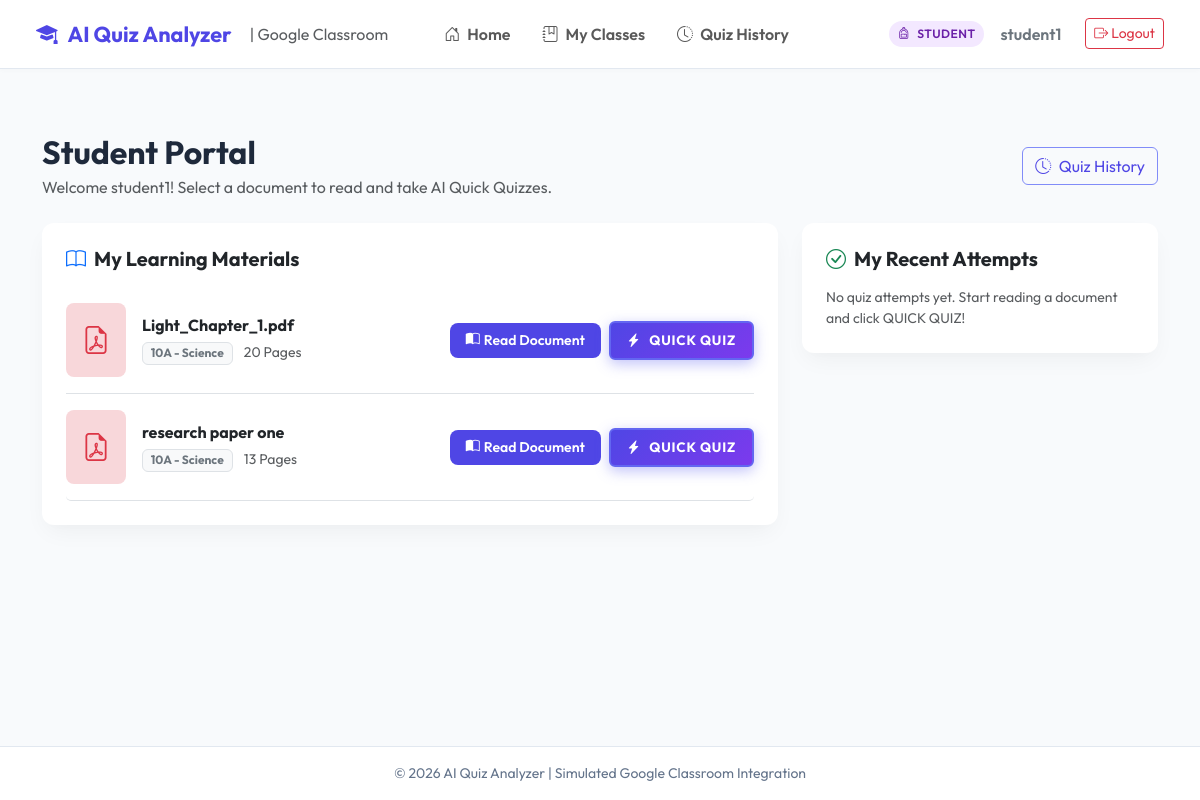
The page /student/dashboard/ (signed in) on the database its author committed.
### quiz_app/models.py (models this page shows, shortened)
class User(AbstractUser):
    ROLE_CHOICES = (
        ('TEACHER', 'Teacher'),
        ('STUDENT', 'Student'),
    )
    role = models.CharField(max_length=10, choices=ROLE_CHOICES, default='STUDENT')
    @property
    def is_teacher(self):
        return self.role == 'TEACHER'
    @property
    def is_student(self):
        return self.role == 'STUDENT'

class Document(models.Model):
    FILE_TYPE_CHOICES = (
        ('PDF', 'PDF Document'),
        ('PPT', 'PPT Presentation'),
        ('PPTX', 'PPTX Presentation'),
    )
    STATUS_CHOICES = (
        ('PENDING', 'Pending Processing'),
        ('PROCESSING', 'Processing'),
        ('COMPLETED', 'AI Analysis Completed'),
        ('FAILED', 'Processing Failed'),
    )
    classroom = models.ForeignKey(ClassRoom, on_delete=models.CASCADE, related_name='documents')
    title = models.CharField(max_length=255)
    file = models.FileField(upload_to='documents/', null=True, blank=True)
    file_type = models.CharField(max_length=10, choices=FILE_TYPE_CHOICES, default='PDF')
    total_pages = models.IntegerField(default=0)
    upload_date = models.DateTimeField(auto_now_add=True)
    processing_status = models.CharField(max_length=20, choices=STATUS_CHOICES, default='PENDING')

class ClassRoom(models.Model):
    name = models.CharField(max_length=100)
    code = models.CharField(max_length=20, unique=True)
    subject = models.CharField(max_length=100)
    teacher = models.ForeignKey(User, on_delete=models.CASCADE, related_name='classes_created')
    created_at = models.DateTimeField(auto_now_add=True)

### quiz_app/views.py (the view)
# urls.py: path('student/dashboard/', views.student_dashboard, name='student_dashboard'),
@login_required
def student_dashboard(request):
    if not request.user.is_student:
        return redirect('teacher_dashboard')
    enrollments = Enrollment.objects.filter(student=request.user).select_related('classroom')
    my_class_ids = enrollments.values_list('classroom_id', flat=True)
    documents = Document.objects.filter(classroom_id__in=my_class_ids).order_by('-upload_date')
    progress_map = {}
    for p in ReadingProgress.objects.filter(student=request.user):
        progress_map[p.document_id] = p
    recent_attempts = QuizAttempt.objects.filter(student=request.user).select_related('document')[:5]
    context = {
        'enrollments': enrollments,
        'documents': documents,
        'progress_map': progress_map,
        'recent_attempts': recent_attempts,
    }
    return render(request, 'student/dashboard.html', context)

### templates/student/dashboard.html (shortened to what this page needs)
{% extends 'base.html' %}
{% block content %}
<div class="container py-3">
    <div class="d-flex justify-content-between align-items-center mb-4">
        <div>
            <h2 class="fw-bold mb-1">Student Portal</h2>
            <p class="text-muted mb-0">Welcome {{ user.username }}! Select a document to read and take AI Quick Quizzes.</p>
        </div>
        <a href="{% url 'quiz_history' %}" class="btn btn-outline-purple border-indigo" style="color: #4f46e5; border-color: #818cf8;">
            <i class="bi bi-clock-history me-1"></i> Quiz History
        </a>
    </div>
    <div class="row g-4 mb-4">
        <div class="col-lg-8">
            <div class="card card-custom p-4 border-0 mb-4">
                <h5 class="fw-bold mb-3"><i class="bi bi-book text-primary me-2"></i>My Learning Materials</h5>
                {% if documents %}
                    <div class="list-group list-group-flush">
                        {% for doc in documents %}
                            <div class="list-group-item px-0 py-3 border-0 border-bottom">
                                <div class="row align-items-center g-3">
                                    <div class="col-md-6">
                                        <div class="d-flex align-items-center">
                                            <div class="p-3 bg-danger-subtle text-danger rounded-3 me-3">
                                                <i class="bi bi-file-earmark-pdf fs-3"></i>
                                            </div>
                                            <div>
                                                <h6 class="fw-bold text-dark mb-1">{{ doc.title }}</h6>
                                                <span class="badge bg-light text-secondary border me-2">{{ doc.classroom.name }} - {{ doc.classroom.subject }}</span>
                                                <span class="small text-muted">{{ doc.total_pages }} Pages</span>
                                            </div>
                                        </div>
                                    </div>
                                    <div class="col-md-6 text-md-end">
                                        <div class="d-inline-flex align-items-center justify-content-md-end gap-2 flex-wrap">
                                            <a href="{% url 'document_viewer' doc.id %}" class="btn btn-purple btn-sm px-3 py-2 fw-semibold text-nowrap d-inline-flex align-items-center gap-1">
                                                <i class="bi bi-book-half"></i> Read Document
                                            </a>
                                            <a href="{% url 'confirm_progress' doc.id %}" class="btn btn-quick-quiz btn-sm text-nowrap">
                                                <i class="bi bi-lightning-charge-fill"></i> QUICK QUIZ
                                            </a>
                                        </div>
                                    </div>
                                </div>
                            </div>
                        {% endfor %}
                    </div>
                {% else %}
                    <div class="text-center py-5 text-muted">
                        <i class="bi bi-folder-x fs-1 d-block mb-2 text-secondary"></i>
                        No learning documents assigned to your classes yet.
                    </div>
                {% endif %}
            </div>
        </div>
        <div class="col-lg-4">
            <div class="card card-custom p-4 border-0">
                <h5 class="fw-bold mb-3"><i class="bi bi-check-circle text-success me-2"></i>My Recent Attempts</h5>
                {% if recent_attempts %}
                    <div class="list-group list-group-flush">
                        {% for attempt in recent_attempts %}
                            <a href="{% url 'quiz_result' attempt.id %}" class="list-group-item list-group-item-action px-0 py-2 border-0 border-bottom">
                                <div class="d-flex justify-content-between align-items-center">
                                    <div>
                                        <p class="mb-0 fw-semibold text-dark">{{ attempt.document.title }}</p>
                                        <span class="small text-muted">Read to Page {{ attempt.confirmed_page }}</span>
                                    </div>
                                    <div class="text-end">
                                        <span class="badge bg-success font-monospace">{{ attempt.score }}</span>
                                        <div class="small fw-bold text-primary">{{ attempt.percentage }}%</div>
                                    </div>
                                </div>
                            </a>
                        {% endfor %}
                    </div>
                {% else %}
                    <p class="text-muted small mb-0">No quiz attempts yet. Start reading a document and click QUICK QUIZ!</p>
                {% endif %}
            </div>
        </div>
    </div>
</div>
{% endblock %}

### templates/base.html (shortened to what this page needs)
<!DOCTYPE html>
<html lang="en">
<head>
    <link href="https://cdn.jsdelivr.net/npm/bootstrap@5.3.2/dist/css/bootstrap.min.css" rel="stylesheet">
    <link rel="stylesheet" href="https://cdn.jsdelivr.net/npm/bootstrap-icons@1.11.1/font/bootstrap-icons.css">
</head>
<body>
    <nav class="navbar navbar-expand-lg navbar-classroom sticky-top">
        <div class="container-fluid">
            <a class="navbar-brand brand-logo" href="{% url 'dashboard' %}">
                <i class="bi bi-mortarboard-fill"></i> AI Quiz Analyzer
                <span class="fs-6 text-muted fw-normal ms-2 d-none d-md-inline">| Google Classroom</span>
            </a>
            <div class="collapse navbar-collapse" id="navbarNav">
                {% if user.is_authenticated %}
                <ul class="navbar-nav me-auto ms-lg-4 mb-2 mb-lg-0">
                    <li class="nav-item">
                        <a class="nav-link fw-semibold px-3" href="{% url 'dashboard' %}"><i class="bi bi-house-door me-1"></i> Home</a>
                    </li>
                    {% if user.is_teacher %}
                        <li class="nav-item">
                            <a class="nav-link fw-semibold px-3" href="{% url 'teacher_document_list' %}"><i class="bi bi-file-earmark-text me-1"></i> Documents</a>
                        </li>
                        <li class="nav-item">
                            <a class="nav-link fw-semibold px-3" href="{% url 'teacher_student_list' %}"><i class="bi bi-people me-1"></i> Students</a>
                        </li>
                        <li class="nav-item">
                            <a class="nav-link fw-semibold px-3" href="{% url 'teacher_reports' %}"><i class="bi bi-graph-up-arrow me-1"></i> Quiz Reports</a>
                        </li>
                    {% else %}
                        <li class="nav-item">
                            <a class="nav-link fw-semibold px-3" href="{% url 'student_dashboard' %}"><i class="bi bi-journal-bookmark me-1"></i> My Classes</a>
                        </li>
                        <li class="nav-item">
                            <a class="nav-link fw-semibold px-3" href="{% url 'quiz_history' %}"><i class="bi bi-clock-history me-1"></i> Quiz History</a>
                        </li>
                    {% endif %}
                </ul>
                <div class="d-flex align-items-center gap-3">
                    <span class="badge-role {% if user.is_teacher %}badge-teacher{% else %}badge-student{% endif %}">
                        <i class="bi {% if user.is_teacher %}bi-person-badge{% else %}bi-backpack{% endif %} me-1"></i>
                        {{ user.get_role_display }}
                    </span>
                    <span class="fw-semibold text-secondary">{{ user.username }}</span>
                    <a href="{% url 'logout' %}" class="btn btn-outline-danger btn-sm ms-2">
                        <i class="bi bi-box-arrow-right"></i> Logout
                    </a>
                </div>
                {% endif %}
            </div>
        </div>
    </nav>
    <div class="content-container">
        {% block content %}{% endblock %}
    </div>
    <footer class="text-center">
        <div class="container">
            <p class="mb-0">&copy; 2026 AI Quiz Analyzer | Simulated Google Classroom Integration</p>
        </div>
    </footer>
</body>
</html>

### templates/base.html (style rules this page uses)
:root { --primary-purple: #4f46e5; --primary-hover: #4338ca; --secondary-purple: #818cf8; --accent-purple: #e0e7ff; --bg-light: #f8fafc; --card-shadow: 0 10px 25px -5px rgba(0, 0, 0, 0.05), 0 8px 10px -6px rgba(0, 0, 0, 0.01); }
body { font-family: 'Outfit', sans-serif; background-color: var(--bg-light); color: #1e293b; min-height: 100vh; display: flex; flex-direction: column; }
.navbar-classroom { background: #ffffff; border-bottom: 1px solid #e2e8f0; box-shadow: 0 2px 4px rgba(0,0,0,0.02); padding: 0.8rem 1.5rem; }
.brand-logo { font-weight: 700; color: var(--primary-purple); font-size: 1.35rem; display: flex; align-items: center; gap: 10px; }
.badge-role { font-size: 0.75rem; font-weight: 600; padding: 0.35em 0.75em; border-radius: 20px; text-transform: uppercase; letter-spacing: 0.5px; }
.badge-student { background-color: #f3e8ff; color: #6b21a8; }
.btn-purple { background-color: var(--primary-purple); color: #ffffff; font-weight: 600; border-radius: 8px; padding: 0.6rem 1.2rem; border: none; transition: all 0.2s ease-in-out; }
.btn-purple.btn-sm { padding: 0.38rem 0.85rem; font-size: 0.875rem; line-height: 1.4; display: inline-flex; align-items: center; justify-content: center; gap: 0.25rem; }
.card-custom { border: 1px solid #e2e8f0; border-radius: 12px; background: #ffffff; box-shadow: var(--card-shadow); transition: transform 0.2s, box-shadow 0.2s; }
.btn-quick-quiz { background: linear-gradient(135deg, #4f46e5 0%, #7c3aed 100%); color: #ffffff !important; font-weight: 700; font-size: 0.95rem; letter-spacing: 0.8px; padding: 0.65rem 1.5rem; border-radius: 6px; border: 2px solid #6366f1; box-shadow: 0 4px 14px rgba(99, 102, 241, 0.4); display: inline-flex; align-items: center; justify-content: center; gap: 8px; transition: all 0.25s ease; text-transform: uppercase; text-decoration: none; line-height: 1.5; }
.btn-quick-quiz.btn-sm { padding: 0.45rem 1rem; font-size: 0.85rem; border-radius: 6px; }
.content-container { flex: 1; padding: 2rem 0; }
footer { background: #ffffff; border-top: 1px solid #e2e8f0; padding: 1rem 0; font-size: 0.875rem; color: #64748b; }

### rows shown on the page
User: role "STUDENT", username "student1"
Document: title "Light_Chapter_1.pdf", classroom.name "10A", classroom.subject "Science", total_pages "20"
Document: title "research paper one", classroom.name "10A", classroom.subject "Science", total_pages "13"
